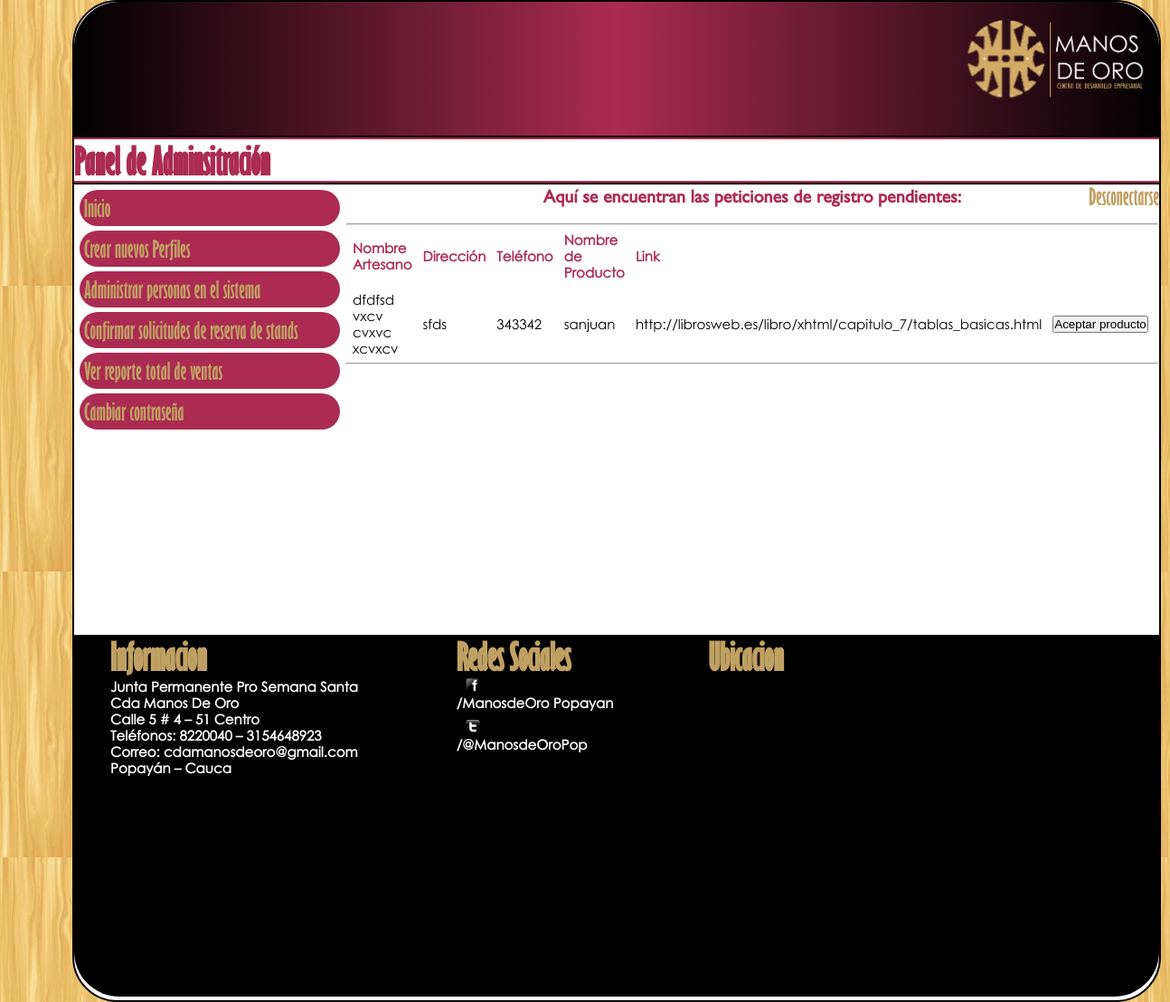
/Interfaces/peticionesRegistro.php (signed in), run on an earlier commit of the app's database.
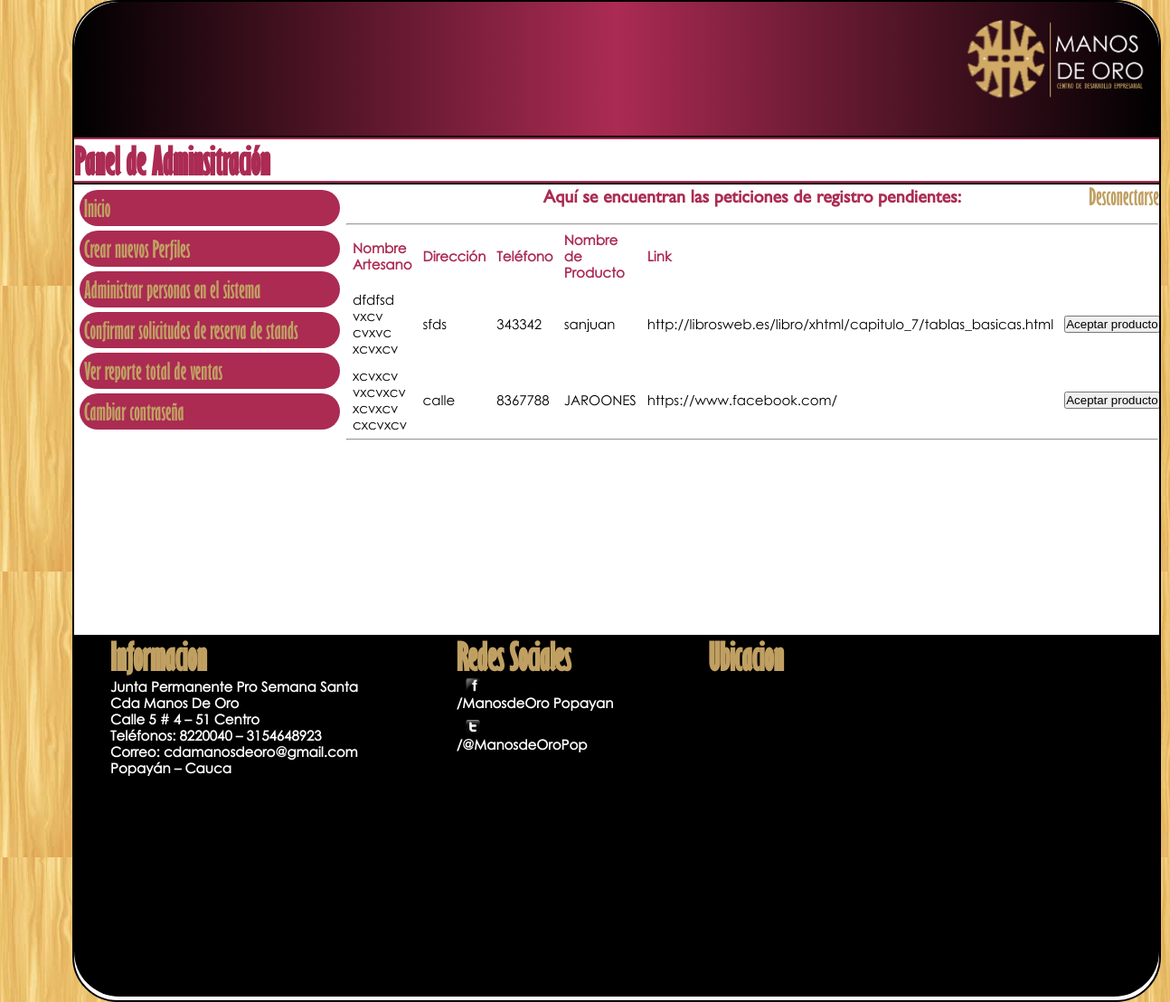
And on a later commit of the database.
### tables this page shows
CREATE TABLE IF NOT EXISTS `producto` (
`idproducto` int(11) NOT NULL,
  `nombproducto` varchar(220) NOT NULL,
  `descripcion` varchar(30) NOT NULL,
  `link` varchar(150) DEFAULT NULL,
  `idartesano` int(11) NOT NULL,
  `aceptado` tinyint(4) NOT NULL,
  `empresa` varchar(150) NOT NULL,
  `nroenvio` varchar(30) NOT NULL,
  `notificado` int(11) NOT NULL,
  `stock` int(11) DEFAULT NULL,
  `ventas` int(11) DEFAULT NULL,
  `formatofoto` int(11) DEFAULT NULL,
  `precio` int(11) NOT NULL DEFAULT '0',
  `mostrar` int(11) NOT NULL,
  `fecha` date NOT NULL,
  `comision` float NOT NULL
);

CREATE TABLE IF NOT EXISTS `artesano` (
`idArtesano` int(11) NOT NULL,
  `TipoDoc` int(11) NOT NULL,
  `NroDoc` varchar(30) NOT NULL,
  `password` varchar(40) NOT NULL,
  `direccion` varchar(200) NOT NULL,
  `telefono` varchar(30) NOT NULL,
  `telefono2` varchar(25) NOT NULL,
  `username` varchar(30) DEFAULT NULL,
  `estado` int(11) NOT NULL,
  `nombre` varchar(200) NOT NULL,
  `celular` varchar(20) NOT NULL,
  `email` varchar(70) NOT NULL,
  `certificacion` tinyint(4) NOT NULL,
  `nivelestudio` int(11) NOT NULL,
  `aprendices` text,
  `cursos` text,
  `formatofoto` int(11) DEFAULT NULL,
  `departamento` int(11) NOT NULL,
  `ciudad` int(11) NOT NULL
);

### Librerias/Producto.php (called while the page is built, shortened)
<?php
class Producto {
    var $idproducto;
    var $nombproducto;
    var $descripcion;
    var $link;
    var $idartesano;
    var $aceptado;
    var $empresa;
    var $nroenvio;
    var $notificado;
    var $stock;
    var $ventas;
    var $formatofoto;
    var $precio;
    var $mostrar;
    var $fecha;
    var $comision;
    function getIdproducto() {
          return $this->idproducto;
    }
    function setIdproducto($idproductoIn) {
          $this->idproducto = $idproductoIn;
    }
    function getNombproducto() {
          return $this->nombproducto;
    }
    function setNombproducto($nombproducto) {
          $this->nombproducto = $nombproducto;
    }
    function getDescripcion() {
          return $this->descripcion;
    }
    function setDescripcion($descripcionIn) {
          $this->descripcion = $descripcionIn;
    }
    function getLink() {
          return $this->link;
    }
    function setLink($linkIn) {
          $this->link = $linkIn;
    }
    function getIdartesano() {
          return $this->idartesano;
    }
    function setIdartesano($idartesanoIn) {
          $this->idartesano = $idartesanoIn;
    }
    function getAceptado() {
          return $this->aceptado;
    }
    function setAceptado($aceptadoIn) {
          $this->aceptado = $aceptadoIn;
    }
    function getEmpresa() {
          return $this->empresa;
    }
    function setEmpresa($empresaIn) {
          $this->empresa = $empresaIn;
    }
    function getNroenvio() {
          return $this->nroenvio;
    }
    function setNroenvio($nroenvioIn) {
          $this->nroenvio = $nroenvioIn;
    }
    function getNotificado() {
          return $this->notificado;
    }
    function setNotificado($notificadoIn) {
          $this->notificado = $notificadoIn;
    }
    function getStock() {
          return $this->stock;
    }
    function setStock($stockIn) {
          $this->stock = $stockIn;
    }
    function getVentas() {
          return $this->ventas;
    }
    function setVentas($ventasIn) {
          $this->ventas = $ventasIn;
    }
    function getFormatofoto() {
          return $this->formatofoto;
    }
    function setFormatofoto($formatofotoIn) {
          $this->formatofoto = $formatofotoIn;
    }
    function getPrecio() {
          return $this->precio;
    }
    function setPrecio($precioIn) {
          $this->precio = $precioIn;
    }
    function getMostrar() {
          return $this->mostrar;
    }
    function setMostrar($mostrarIn) {
          $this->mostrar = $mostrarIn;
    }
      function getFecha() {
          return $this->fecha;
    }
    function setFecha($fechaIn) {
          $this->fecha = $fechaIn;
    }
      function getComision() {
          return $this->comision;
    }
    function setComision($comisionIn) {
          $this->comision = $comisionIn;
    }
}
?>

### Librerias/ProductoDao.php (called while the page is built, shortened)
<?php
class ProductoDao {
    function createValueObject() {
          return new Producto();
    }
    function searchMatching($conn, $valueObject) {
          $first = true;
          $sql = "SELECT * FROM producto WHERE 1=1 ";
          if (count($valueObject->getAceptado()) != 0) {
              if ($first) { $first = false; }
              $sql = $sql."AND aceptado = ".$valueObject->getAceptado()." ";
          }
          $sql = $sql."ORDER BY idproducto ASC ";
          $searchResults = $this->listQuery($conn, $sql);
          return $searchResults;
    }
    function listQuery($conn, $sql) {
          $searchResults = array();
          $result = $conn->execute($sql);
          while ($row = $conn->nextRow($result)) {
               $temp = $this->createValueObject();
               $temp->setIdproducto($row[0]);
               $temp->setNombproducto($row[1]);
               $temp->setDescripcion($row[2]);
               $temp->setLink($row[3]);
               $temp->setIdartesano($row[4]);
               $temp->setAceptado($row[5]);
               $temp->setEmpresa($row[6]);
               $temp->setNroenvio($row[7]);
               $temp->setNotificado($row[8]);
               $temp->setStock($row[9]);
               $temp->setVentas($row[10]);
               $temp->setFormatofoto($row[11]);
               $temp->setPrecio($row[12]);
               $temp->setMostrar($row[13]);
               $temp->setFecha($row[14]);
               $temp->setComision($row[15]);
               array_push($searchResults, $temp);
          }
          return $searchResults;
    }
}
?>

### Librerias/Datasource.php (called while the page is built, shortened)
<?php
class Datasource {
        var $dbLink;
       function Datasource($dbHost, $dbName, $dbuser, $dbpasswd) {
                $this->dbLink = mysql_connect ($dbHost, $dbuser, $dbpasswd);
	}
        function execute($sql) {
                $result = mysql_query($sql, $this->dbLink);
                return $result;
        }
        function nextRow ($result) {
                $row = mysql_fetch_array($result);
                return $row;
        }
        function checkErrors($sql) {
                $err=mysql_error();
                $errno=mysql_errno();
                if($errno) {
                        $message = "The following SQL command ".$sql." caused Database error: ".$err.".";
                        print "Unrecowerable error has occurred. All data will be logged.";
                        print "Please contact System Administrator for help! \n";
                        print " ".$message." \n";
                        exit;
                } else {
                        return;
                }
        }
}
?>

### Librerias/ArtesanoDao.php (called while the page is built, shortened)
<?php
class ArtesanoDao
{
    function createValueObject() {
          return new Artesano();
    }
    function getObject($conn, $idArtesano) {
          $valueObject = $this->createValueObject();
          $valueObject->setIdArtesano($idArtesano);
          $this->load($conn, $valueObject);
          return $valueObject;
    }
    function load($conn, $valueObject) {
          $sql = "SELECT * FROM artesano WHERE (idArtesano = ".$valueObject->getIdArtesano().") ";
          if ($this->singleQuery($conn, $sql, $valueObject))
               return true;
          else
               return false;
    }
    function singleQuery($conn, $sql, $valueObject) {
          $result = $conn->execute($sql);
          if ($row = $conn->nextRow($result)) {
                   $valueObject->setIdArtesano($row[0]);
                   $valueObject->setTipoDoc($row[1]);
                   $valueObject->setNroDoc($row[2]);
                   $valueObject->setPassword($row[3]);
                   $valueObject->setDireccion($row[4]);
                   $valueObject->setTelefono($row[5]);
                   $valueObject->setTelefono2($row[6]);
                   $valueObject->setUsername($row[7]);
                   $valueObject->setEstado($row[8]);
                   $valueObject->setNombre($row[9]);
                   $valueObject->setCelular($row[10]);
                   $valueObject->setEmail($row[11]);
                   $valueObject->setCertificacion($row[12]);
                   $valueObject->setNivelestudio($row[13]);
                   $valueObject->setAprendices($row[14]);
                   $valueObject->setCursos($row[15]);
                   $valueObject->setFormatofoto($row[16]);
          } else {
               return false;
          }
          return true;
    }
}
?>

### Librerias/Artesano.php (called while the page is built, shortened)
<?php
class Artesano {
    var $idArtesano;
    function getIdArtesano() {
          return $this->idArtesano;
    }
    function setIdArtesano($idArtesanoIn) {
          $this->idArtesano = $idArtesanoIn;
    }
}
?>

### Interfaces/peticionesRegistro.php (the view, shortened to what the rows shown need)
<?php
	include_once("../Librerias/Datasource.php");
	include_once("../Librerias/ProductoDao.php");
	include_once("../Librerias/Producto.php");
	include_once("../Librerias/Artesano.php");
	include_once("../Librerias/ArtesanoDao.php");
	if(isset($_SESSION["USER"]))
	{
		if($_SESSION["ROL"]!="Administrador")
		{
			if($_SESSION["ROL"]=="Administrador de tienda")
			{
				?>
				<script>
					alert("No tienes permiso para ver esto. Ser\u00e1s redireccionado a tu p\u00e1gina de inicio");
				</script>
				<meta http-equiv="refresh" content="0,url=admonTienda.php">
				<?php
			}
			else
			{
				?>
					<script>
						alert("No tienes permiso para ver esto. Ser\u00e1s redireccionado a tu p\u00e1gina de inicio");
					</script>
					<meta http-equiv="refresh" content="0,url=principal.php">
				<?php
			}
		}
		else
		{
			$conn=new Datasource($dbhost,$dbName,$dbUser,$dbPassword);
			$pdao=new ProductoDao();
			$artdao=new ArtesanoDao();
			?>
<!DOCTYPE html>
<html>
	<head>
				<link rel="stylesheet" href="../css/diseno.css">
	</head>
	<body  onload="initialize()">
		<div id="contenedor">
			<nav id="nav_admon">
				<div style="float: center; width: 33%;">
					<h1 id="titulos_noti">Panel de Adminsitración</h1>
				</div>
			</nav>
			<section id="sec6">
				<center>
					<h1 id="strings_editar_rojo">Aquí se encuentran las peticiones de registro pendientes:</h1><br>
					<div id="tabla">
						<?php
							$busqueda=new Producto();
							$busqueda->setAceptado(0);
							$prodnoaceptados=$pdao->searchMatching($conn,$busqueda);
							if(count($prodnoaceptados)!=0)
							{
								?>
									<table >
										<tr>
											<td  style="padding:5px">
											<h1 id="strings_editar_rojo2">Nombre Artesano</h1>
											</td>
											<td style="padding:5px">
											<h1 id="strings_editar_rojo2">Dirección</h1>
											</td>
											<td style="padding:5px">
											<h1 id="strings_editar_rojo2">Teléfono</h1>
											</td>
											<td style="padding:5px">
												<h1 id="strings_editar_rojo2">Nombre de Producto</h1>
											</td>
											<td  style="padding:5px">
												<h1 id="strings_editar_rojo2">Link</h1>
											</td>
										</tr>
										<?php
											for($i=0;$i<count($prodnoaceptados);$i++)
											{
												if($prodnoaceptados[$i]->getAceptado()==0)
												{
													$producto=$prodnoaceptados[$i];
													$artesano=$artdao->getObject($conn,($producto->getIdartesano()));
													echo("<tr>");
													echo("<td  style='padding:5px' id='strings_editar'>".(utf8_encode($artesano->getNombre()))."</td>");
													echo("<td  style='padding:5px' id='strings_editar'>".($artesano->getDireccion())."</td>");
													echo("<td  style='padding:5px' id='strings_editar'>".($artesano->getTelefono())."</td>");
													echo("<td  style='padding:5px' id='strings_editar'>".(utf8_encode($producto->getDescripcion()))."</td>");
													echo("<td  style='padding:5px' id='strings_editar'>".$producto->getLink()."</td>");
													echo("<td style='padding:5px' ><input type='button' value='Aceptar producto' onclick='aceptarProducto(".$producto->getIdproducto().")'></td>");
													echo("<td style='padding:5px' ><input type='button' value='Rechazar producto' onclick='rechazarProducto(".$producto->getIdproducto().")'></td>");
													echo("</tr>");
												}
											}
										?>
									</table>
								<?php
							}
							else
							{
								?>
									No hay peticiones por revisar.
								<?php
							}
						?>
					</div>
				</center>
			</section>
			<footer>
				<div style="float: left; width: 33%;">
						<h1 id="titulos_footer">Informacion</h1>
						<h1 id="strings_footer">Junta Permanente Pro Semana Santa</h1>
						<h1 id="strings_footer">Cda Manos De Oro</h1>
						<h1 id="strings_footer">Calle 5 # 4 – 51 Centro</h1>
						<h1 id="strings_footer">Teléfonos: 8220040 – 3154648923</h1>
						<h1 id="strings_footer">Correo: cdamanosdeoro@gmail.com</h1>
						<h1 id="strings_footer">Popayán – Cauca</h1>
				</div>
				<div style="float: left; width: 23%;">
						<h1 id="titulos_footer">Redes Sociales</h1>
						<div id="foot_face">
							<h1 id="strings_footer">/ManosdeOro Popayan</h1>
						</div>
						<br>
						<div id="foot_twiter">
						<h1 id="strings_footer">/@ManosdeOroPop</h1>
						</div>
				</div>
				<div style="float: right; width: 43%;">
						<h1 id="titulos_footer">Ubicacion</h1>
			</footer>
		</div>
	</body>
</html>
			<?php
		}
	}
?>

What changed in the data, as far as the page shows it:
added producto: idartesano.nombre "xcvxcv vxcvxcv xcvxcv cxcvxcv", idartesano.direccion "calle", idartesano.telefono "8367788", descripcion "JAROONES", link "https://www.facebook.com/"
